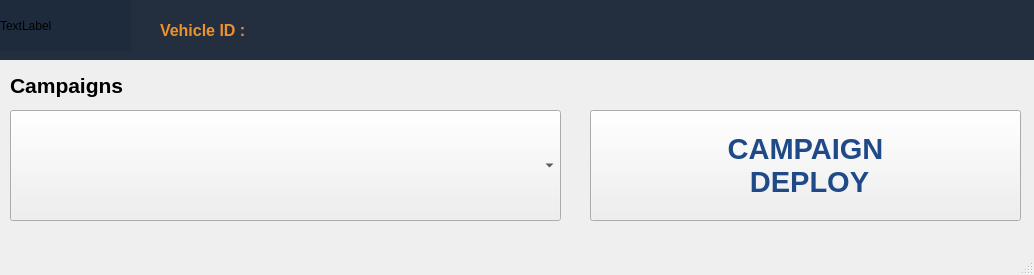
<?xml version="1.0" encoding="UTF-8"?>
<ui version="4.0">
 <class>MainWindow</class>
 <widget class="QMainWindow" name="MainWindow">
  <property name="geometry">
   <rect>
    <x>0</x>
    <y>0</y>
    <width>1034</width>
    <height>275</height>
   </rect>
  </property>
  <property name="windowTitle">
   <string>Breeze~</string>
  </property>
  <widget class="QWidget" name="centralwidget">
   <widget class="QPushButton" name="btnDeploy">
    <property name="geometry">
     <rect>
      <x>590</x>
      <y>110</y>
      <width>431</width>
      <height>111</height>
     </rect>
    </property>
    <property name="font">
     <font>
      <family>Ubuntu</family>
      <pointsize>22</pointsize>
      <weight>75</weight>
      <bold>true</bold>
     </font>
    </property>
    <property name="styleSheet">
     <string notr="true">color: rgb(32, 74, 135);</string>
    </property>
    <property name="text">
     <string>CAMPAIGN
 DEPLOY</string>
    </property>
   </widget>
   <widget class="QComboBox" name="comboBoxCampaigns">
    <property name="geometry">
     <rect>
      <x>10</x>
      <y>110</y>
      <width>551</width>
      <height>111</height>
     </rect>
    </property>
    <property name="font">
     <font>
      <pointsize>24</pointsize>
     </font>
    </property>
   </widget>
   <widget class="QLabel" name="labelVehicleID">
    <property name="geometry">
     <rect>
      <x>160</x>
      <y>20</y>
      <width>731</width>
      <height>21</height>
     </rect>
    </property>
    <property name="font">
     <font>
      <family>Ubuntu</family>
      <pointsize>12</pointsize>
      <weight>75</weight>
      <bold>true</bold>
     </font>
    </property>
    <property name="styleSheet">
     <string notr="true">color: rgb(236, 145, 45);</string>
    </property>
    <property name="text">
     <string>Vehicle ID :</string>
    </property>
   </widget>
   <widget class="QLabel" name="label_2">
    <property name="geometry">
     <rect>
      <x>10</x>
      <y>70</y>
      <width>461</width>
      <height>31</height>
     </rect>
    </property>
    <property name="font">
     <font>
      <pointsize>16</pointsize>
      <weight>75</weight>
      <bold>true</bold>
     </font>
    </property>
    <property name="text">
     <string>Campaigns</string>
    </property>
   </widget>
   <widget class="QPlainTextEdit" name="txtVehicleStatus">
    <property name="enabled">
     <bool>true</bool>
    </property>
    <property name="geometry">
     <rect>
      <x>30</x>
      <y>390</y>
      <width>331</width>
      <height>51</height>
     </rect>
    </property>
   </widget>
   <widget class="QLabel" name="labelIcon">
    <property name="geometry">
     <rect>
      <x>0</x>
      <y>0</y>
      <width>131</width>
      <height>51</height>
     </rect>
    </property>
    <property name="styleSheet">
     <string notr="true">background-color: rgb(30, 43, 61);</string>
    </property>
    <property name="text">
     <string>TextLabel</string>
    </property>
   </widget>
   <widget class="QLabel" name="labelIcon_2">
    <property name="geometry">
     <rect>
      <x>30</x>
      <y>370</y>
      <width>121</width>
      <height>17</height>
     </rect>
    </property>
    <property name="font">
     <font>
      <family>Amazon Ember</family>
      <pointsize>12</pointsize>
      <weight>75</weight>
      <bold>true</bold>
     </font>
    </property>
    <property name="text">
     <string>Vehicle Status</string>
    </property>
   </widget>
   <widget class="QLabel" name="labelIcon_3">
    <property name="geometry">
     <rect>
      <x>0</x>
      <y>0</y>
      <width>3000</width>
      <height>60</height>
     </rect>
    </property>
    <property name="styleSheet">
     <string notr="true">background-color: rgb(35, 47, 63);</string>
    </property>
    <property name="text">
     <string>TextLabel</string>
    </property>
   </widget>
   <zorder>labelIcon_3</zorder>
   <zorder>btnDeploy</zorder>
   <zorder>comboBoxCampaigns</zorder>
   <zorder>labelVehicleID</zorder>
   <zorder>label_2</zorder>
   <zorder>txtVehicleStatus</zorder>
   <zorder>labelIcon</zorder>
   <zorder>labelIcon_2</zorder>
  </widget>
  <widget class="QMenuBar" name="menubar">
   <property name="geometry">
    <rect>
     <x>0</x>
     <y>0</y>
     <width>1034</width>
     <height>22</height>
    </rect>
   </property>
  </widget>
  <widget class="QStatusBar" name="statusBar"/>
 </widget>
 <resources/>
 <connections/>
</ui>
